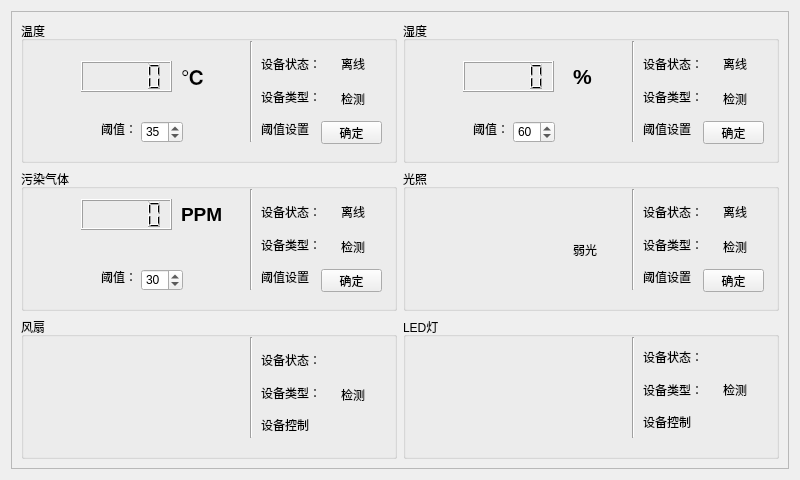
<?xml version="1.0" encoding="UTF-8"?>
<ui version="4.0">
 <class>homeForm</class>
 <widget class="QWidget" name="homeForm">
  <property name="geometry">
   <rect>
    <x>0</x>
    <y>0</y>
    <width>800</width>
    <height>480</height>
   </rect>
  </property>
  <property name="maximumSize">
   <size>
    <width>800</width>
    <height>480</height>
   </size>
  </property>
  <property name="windowTitle">
   <string>Form</string>
  </property>
  <property name="autoFillBackground">
   <bool>true</bool>
  </property>
  <layout class="QGridLayout" name="gridLayout">
   <item row="0" column="1">
    <widget class="QScrollArea" name="scrollArea">
     <property name="minimumSize">
      <size>
       <width>100</width>
       <height>50</height>
      </size>
     </property>
     <property name="widgetResizable">
      <bool>true</bool>
     </property>
     <widget class="QWidget" name="scrollAreaWidgetContents">
      <property name="geometry">
       <rect>
        <x>0</x>
        <y>0</y>
        <width>780</width>
        <height>460</height>
       </rect>
      </property>
      <layout class="QGridLayout" name="gridLayout_2">
       <item row="1" column="0">
        <widget class="QGroupBox" name="groupBox_5">
         <property name="title">
          <string>污染气体</string>
         </property>
         <widget class="Line" name="line_3">
          <property name="geometry">
           <rect>
            <x>220</x>
            <y>20</y>
            <width>20</width>
            <height>101</height>
           </rect>
          </property>
          <property name="orientation">
           <enum>Qt::Vertical</enum>
          </property>
         </widget>
         <widget class="QSpinBox" name="gasspinBox">
          <property name="geometry">
           <rect>
            <x>120</x>
            <y>100</y>
            <width>42</width>
            <height>22</height>
           </rect>
          </property>
          <property name="value">
           <number>30</number>
          </property>
         </widget>
         <widget class="QLabel" name="label_10">
          <property name="geometry">
           <rect>
            <x>80</x>
            <y>100</y>
            <width>31</width>
            <height>16</height>
           </rect>
          </property>
          <property name="text">
           <string>阈值：</string>
          </property>
         </widget>
         <widget class="QLCDNumber" name="gasNumber">
          <property name="geometry">
           <rect>
            <x>60</x>
            <y>30</y>
            <width>91</width>
            <height>31</height>
           </rect>
          </property>
         </widget>
         <widget class="QLabel" name="label_19">
          <property name="geometry">
           <rect>
            <x>160</x>
            <y>30</y>
            <width>51</width>
            <height>31</height>
           </rect>
          </property>
          <property name="text">
           <string>&lt;html&gt;&lt;head/&gt;&lt;body&gt;&lt;p&gt;&lt;span style=&quot; font-size:14pt; font-weight:600;&quot;&gt;PPM&lt;/span&gt;&lt;/p&gt;&lt;/body&gt;&lt;/html&gt;</string>
          </property>
         </widget>
         <widget class="QPushButton" name="gasButton">
          <property name="geometry">
           <rect>
            <x>300</x>
            <y>100</y>
            <width>61</width>
            <height>23</height>
           </rect>
          </property>
          <property name="text">
           <string>确定</string>
          </property>
         </widget>
         <widget class="QLabel" name="label_33">
          <property name="geometry">
           <rect>
            <x>320</x>
            <y>70</y>
            <width>31</width>
            <height>16</height>
           </rect>
          </property>
          <property name="text">
           <string>检测</string>
          </property>
         </widget>
         <widget class="QLabel" name="gasStatelabel">
          <property name="geometry">
           <rect>
            <x>320</x>
            <y>35</y>
            <width>31</width>
            <height>16</height>
           </rect>
          </property>
          <property name="text">
           <string>离线</string>
          </property>
         </widget>
         <widget class="QWidget" name="layoutWidget">
          <property name="geometry">
           <rect>
            <x>240</x>
            <y>30</y>
            <width>62</width>
            <height>91</height>
           </rect>
          </property>
          <layout class="QVBoxLayout" name="verticalLayout_3">
           <item>
            <widget class="QLabel" name="label_12">
             <property name="text">
              <string>设备状态：</string>
             </property>
            </widget>
           </item>
           <item>
            <widget class="QLabel" name="label_11">
             <property name="text">
              <string>设备类型：</string>
             </property>
            </widget>
           </item>
           <item>
            <widget class="QLabel" name="label_9">
             <property name="text">
              <string>阈值设置</string>
             </property>
            </widget>
           </item>
          </layout>
         </widget>
        </widget>
       </item>
       <item row="2" column="1">
        <widget class="QGroupBox" name="groupBox_4">
         <property name="title">
          <string>LED灯</string>
         </property>
         <widget class="Line" name="line_6">
          <property name="geometry">
           <rect>
            <x>220</x>
            <y>20</y>
            <width>20</width>
            <height>101</height>
           </rect>
          </property>
          <property name="orientation">
           <enum>Qt::Vertical</enum>
          </property>
         </widget>
         <widget class="QLabel" name="lamppixlabel">
          <property name="geometry">
           <rect>
            <x>80</x>
            <y>30</y>
            <width>81</width>
            <height>81</height>
           </rect>
          </property>
          <property name="text">
           <string/>
          </property>
         </widget>
         <widget class="QLabel" name="label_39">
          <property name="geometry">
           <rect>
            <x>320</x>
            <y>65</y>
            <width>31</width>
            <height>16</height>
           </rect>
          </property>
          <property name="text">
           <string>检测</string>
          </property>
         </widget>
         <widget class="QLabel" name="lampStatelabel">
          <property name="geometry">
           <rect>
            <x>320</x>
            <y>30</y>
            <width>31</width>
            <height>21</height>
           </rect>
          </property>
          <property name="text">
           <string/>
          </property>
         </widget>
         <widget class="QWidget" name="layoutWidget">
          <property name="geometry">
           <rect>
            <x>240</x>
            <y>27</y>
            <width>62</width>
            <height>91</height>
           </rect>
          </property>
          <layout class="QVBoxLayout" name="verticalLayout_6">
           <item>
            <widget class="QLabel" name="label_25">
             <property name="text">
              <string>设备状态：</string>
             </property>
            </widget>
           </item>
           <item>
            <widget class="QLabel" name="label_24">
             <property name="text">
              <string>设备类型：</string>
             </property>
            </widget>
           </item>
           <item>
            <widget class="QLabel" name="label_26">
             <property name="text">
              <string>设备控制</string>
             </property>
            </widget>
           </item>
          </layout>
         </widget>
        </widget>
       </item>
       <item row="2" column="0">
        <widget class="QGroupBox" name="groupBox_3">
         <property name="title">
          <string>风扇</string>
         </property>
         <widget class="Line" name="line_5">
          <property name="geometry">
           <rect>
            <x>220</x>
            <y>20</y>
            <width>20</width>
            <height>101</height>
           </rect>
          </property>
          <property name="orientation">
           <enum>Qt::Vertical</enum>
          </property>
         </widget>
         <widget class="QLabel" name="fanpixlabel">
          <property name="geometry">
           <rect>
            <x>80</x>
            <y>40</y>
            <width>81</width>
            <height>81</height>
           </rect>
          </property>
          <property name="text">
           <string/>
          </property>
         </widget>
         <widget class="QLabel" name="label_37">
          <property name="geometry">
           <rect>
            <x>320</x>
            <y>70</y>
            <width>31</width>
            <height>16</height>
           </rect>
          </property>
          <property name="text">
           <string>检测</string>
          </property>
         </widget>
         <widget class="QLabel" name="fanStatelabel">
          <property name="geometry">
           <rect>
            <x>320</x>
            <y>35</y>
            <width>31</width>
            <height>16</height>
           </rect>
          </property>
          <property name="text">
           <string/>
          </property>
         </widget>
         <widget class="QWidget" name="layoutWidget">
          <property name="geometry">
           <rect>
            <x>240</x>
            <y>30</y>
            <width>62</width>
            <height>91</height>
           </rect>
          </property>
          <layout class="QVBoxLayout" name="verticalLayout_5">
           <item>
            <widget class="QLabel" name="label_21">
             <property name="text">
              <string>设备状态：</string>
             </property>
            </widget>
           </item>
           <item>
            <widget class="QLabel" name="label_22">
             <property name="text">
              <string>设备类型：</string>
             </property>
            </widget>
           </item>
           <item>
            <widget class="QLabel" name="label_23">
             <property name="text">
              <string>设备控制</string>
             </property>
            </widget>
           </item>
          </layout>
         </widget>
        </widget>
       </item>
       <item row="0" column="0">
        <widget class="QGroupBox" name="groupBox">
         <property name="title">
          <string>温度</string>
         </property>
         <widget class="Line" name="line">
          <property name="geometry">
           <rect>
            <x>220</x>
            <y>20</y>
            <width>20</width>
            <height>101</height>
           </rect>
          </property>
          <property name="orientation">
           <enum>Qt::Vertical</enum>
          </property>
         </widget>
         <widget class="QLCDNumber" name="tempNumber">
          <property name="geometry">
           <rect>
            <x>60</x>
            <y>40</y>
            <width>91</width>
            <height>31</height>
           </rect>
          </property>
         </widget>
         <widget class="QSpinBox" name="tempspinBox">
          <property name="geometry">
           <rect>
            <x>120</x>
            <y>100</y>
            <width>42</width>
            <height>22</height>
           </rect>
          </property>
          <property name="value">
           <number>35</number>
          </property>
         </widget>
         <widget class="QLabel" name="label_4">
          <property name="geometry">
           <rect>
            <x>80</x>
            <y>100</y>
            <width>31</width>
            <height>16</height>
           </rect>
          </property>
          <property name="text">
           <string>阈值：</string>
          </property>
         </widget>
         <widget class="QLabel" name="label_17">
          <property name="geometry">
           <rect>
            <x>160</x>
            <y>40</y>
            <width>51</width>
            <height>31</height>
           </rect>
          </property>
          <property name="text">
           <string>&lt;html&gt;&lt;head/&gt;&lt;body&gt;&lt;p&gt;&lt;span style=&quot; font-size:16pt; font-weight:600;&quot;&gt;℃&lt;/span&gt;&lt;/p&gt;&lt;/body&gt;&lt;/html&gt;</string>
          </property>
         </widget>
         <widget class="QPushButton" name="tempButton">
          <property name="geometry">
           <rect>
            <x>300</x>
            <y>100</y>
            <width>61</width>
            <height>23</height>
           </rect>
          </property>
          <property name="text">
           <string>确定</string>
          </property>
         </widget>
         <widget class="QWidget" name="layoutWidget">
          <property name="geometry">
           <rect>
            <x>240</x>
            <y>30</y>
            <width>62</width>
            <height>91</height>
           </rect>
          </property>
          <layout class="QVBoxLayout" name="verticalLayout">
           <item>
            <widget class="QLabel" name="label">
             <property name="text">
              <string>设备状态：</string>
             </property>
            </widget>
           </item>
           <item>
            <widget class="QLabel" name="label_2">
             <property name="text">
              <string>设备类型：</string>
             </property>
            </widget>
           </item>
           <item>
            <widget class="QLabel" name="label_3">
             <property name="text">
              <string>阈值设置</string>
             </property>
            </widget>
           </item>
          </layout>
         </widget>
         <widget class="QLabel" name="tempStatelabel">
          <property name="geometry">
           <rect>
            <x>320</x>
            <y>35</y>
            <width>31</width>
            <height>16</height>
           </rect>
          </property>
          <property name="text">
           <string>离线</string>
          </property>
         </widget>
         <widget class="QLabel" name="label_30">
          <property name="geometry">
           <rect>
            <x>320</x>
            <y>70</y>
            <width>31</width>
            <height>16</height>
           </rect>
          </property>
          <property name="text">
           <string>检测</string>
          </property>
         </widget>
        </widget>
       </item>
       <item row="1" column="1">
        <widget class="QGroupBox" name="groupBox_6">
         <property name="title">
          <string>光照</string>
         </property>
         <widget class="Line" name="line_4">
          <property name="geometry">
           <rect>
            <x>220</x>
            <y>20</y>
            <width>20</width>
            <height>101</height>
           </rect>
          </property>
          <property name="orientation">
           <enum>Qt::Vertical</enum>
          </property>
         </widget>
         <widget class="QPushButton" name="lightButton">
          <property name="geometry">
           <rect>
            <x>300</x>
            <y>100</y>
            <width>61</width>
            <height>23</height>
           </rect>
          </property>
          <property name="text">
           <string>确定</string>
          </property>
         </widget>
         <widget class="QLabel" name="label_35">
          <property name="geometry">
           <rect>
            <x>320</x>
            <y>70</y>
            <width>31</width>
            <height>16</height>
           </rect>
          </property>
          <property name="text">
           <string>检测</string>
          </property>
         </widget>
         <widget class="QLabel" name="lightStatelabel">
          <property name="geometry">
           <rect>
            <x>320</x>
            <y>35</y>
            <width>31</width>
            <height>16</height>
           </rect>
          </property>
          <property name="text">
           <string>离线</string>
          </property>
         </widget>
         <widget class="QWidget" name="layoutWidget">
          <property name="geometry">
           <rect>
            <x>240</x>
            <y>30</y>
            <width>62</width>
            <height>91</height>
           </rect>
          </property>
          <layout class="QVBoxLayout" name="verticalLayout_4">
           <item>
            <widget class="QLabel" name="label_16">
             <property name="text">
              <string>设备状态：</string>
             </property>
            </widget>
           </item>
           <item>
            <widget class="QLabel" name="label_15">
             <property name="text">
              <string>设备类型：</string>
             </property>
            </widget>
           </item>
           <item>
            <widget class="QLabel" name="label_13">
             <property name="text">
              <string>阈值设置</string>
             </property>
            </widget>
           </item>
          </layout>
         </widget>
         <widget class="QLabel" name="lightvaluelabel">
          <property name="geometry">
           <rect>
            <x>170</x>
            <y>70</y>
            <width>41</width>
            <height>21</height>
           </rect>
          </property>
          <property name="text">
           <string>弱光</string>
          </property>
         </widget>
         <widget class="QLabel" name="lightpixlabel">
          <property name="geometry">
           <rect>
            <x>70</x>
            <y>40</y>
            <width>81</width>
            <height>81</height>
           </rect>
          </property>
          <property name="text">
           <string/>
          </property>
         </widget>
        </widget>
       </item>
       <item row="0" column="1">
        <widget class="QGroupBox" name="groupBox_2">
         <property name="title">
          <string>湿度</string>
         </property>
         <widget class="Line" name="line_2">
          <property name="geometry">
           <rect>
            <x>220</x>
            <y>20</y>
            <width>20</width>
            <height>101</height>
           </rect>
          </property>
          <property name="orientation">
           <enum>Qt::Vertical</enum>
          </property>
         </widget>
         <widget class="QSpinBox" name="humispinBox">
          <property name="geometry">
           <rect>
            <x>110</x>
            <y>100</y>
            <width>42</width>
            <height>22</height>
           </rect>
          </property>
          <property name="value">
           <number>60</number>
          </property>
         </widget>
         <widget class="QLabel" name="label_6">
          <property name="geometry">
           <rect>
            <x>70</x>
            <y>100</y>
            <width>31</width>
            <height>16</height>
           </rect>
          </property>
          <property name="text">
           <string>阈值：</string>
          </property>
         </widget>
         <widget class="QLCDNumber" name="humiNumber">
          <property name="geometry">
           <rect>
            <x>60</x>
            <y>40</y>
            <width>91</width>
            <height>31</height>
           </rect>
          </property>
         </widget>
         <widget class="QLabel" name="label_18">
          <property name="geometry">
           <rect>
            <x>170</x>
            <y>40</y>
            <width>51</width>
            <height>31</height>
           </rect>
          </property>
          <property name="text">
           <string>&lt;html&gt;&lt;head/&gt;&lt;body&gt;&lt;p&gt;&lt;span style=&quot; font-size:16pt; font-weight:600;&quot;&gt;%&lt;/span&gt;&lt;/p&gt;&lt;/body&gt;&lt;/html&gt;</string>
          </property>
         </widget>
         <widget class="QPushButton" name="humiButton">
          <property name="geometry">
           <rect>
            <x>300</x>
            <y>100</y>
            <width>61</width>
            <height>23</height>
           </rect>
          </property>
          <property name="text">
           <string>确定</string>
          </property>
         </widget>
         <widget class="QLabel" name="label_31">
          <property name="geometry">
           <rect>
            <x>320</x>
            <y>70</y>
            <width>31</width>
            <height>16</height>
           </rect>
          </property>
          <property name="text">
           <string>检测</string>
          </property>
         </widget>
         <widget class="QLabel" name="humiStatelabel">
          <property name="geometry">
           <rect>
            <x>320</x>
            <y>35</y>
            <width>35</width>
            <height>16</height>
           </rect>
          </property>
          <property name="text">
           <string>离线</string>
          </property>
         </widget>
         <widget class="QWidget" name="layoutWidget">
          <property name="geometry">
           <rect>
            <x>240</x>
            <y>30</y>
            <width>62</width>
            <height>91</height>
           </rect>
          </property>
          <layout class="QVBoxLayout" name="verticalLayout_2">
           <item>
            <widget class="QLabel" name="label_8">
             <property name="text">
              <string>设备状态：</string>
             </property>
            </widget>
           </item>
           <item>
            <widget class="QLabel" name="label_7">
             <property name="text">
              <string>设备类型：</string>
             </property>
            </widget>
           </item>
           <item>
            <widget class="QLabel" name="label_5">
             <property name="text">
              <string>阈值设置</string>
             </property>
            </widget>
           </item>
          </layout>
         </widget>
        </widget>
       </item>
      </layout>
     </widget>
    </widget>
   </item>
  </layout>
 </widget>
 <resources/>
 <connections/>
</ui>
